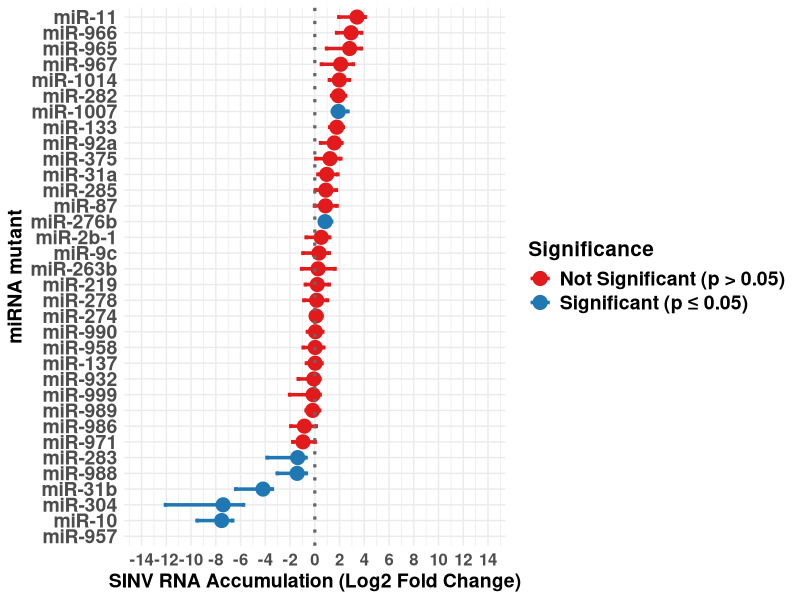
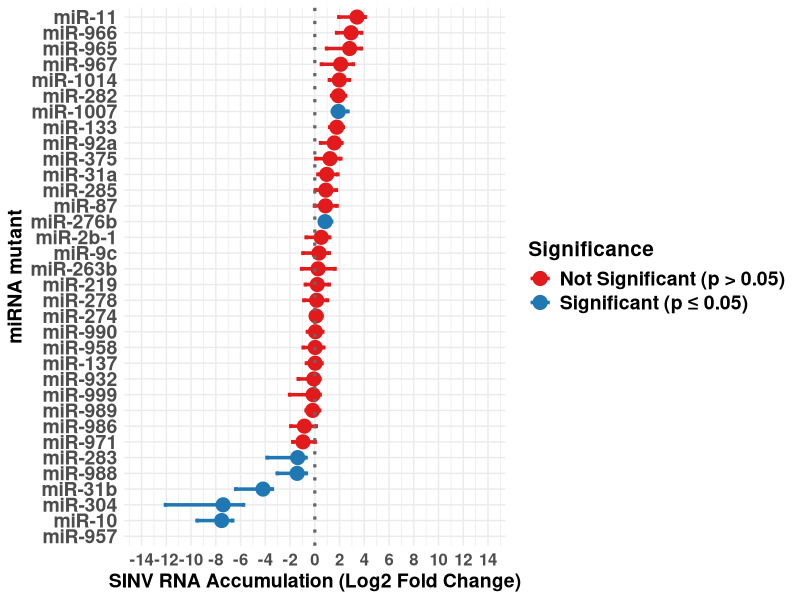

Reproduce these figures in R, in order.
# Script for Accumulation Analysis of SINV RNA Results

# Virus: Sindbis virus (isolate AR339) [RefSeq: OK539682.1]
# Concentration: 10E5 IU/mL
# Comparison: Control vs miRNA mutant
# Collection Time: 3-dpi
# Amplicon: 178 bp, targeting [RefSeq: JX682537.1]
# Fig. 3, Table S3

# Rationale
#  Determine whether miRNA mutant line changes SINV viral RNA accumulation compared to paired control.

# Approach
#  Differences in SINV viral RNA accumulation between miRNA mutant and control were analysed using Mean
#  Normalised Expression (MNE) and Paired T-Tests. MNE was calculated using the Q-Gene formula (1).
#  For each pairwise comparison between miRNA mutant and control, a Paired Two-tailed T-test was used.
#  Due to the screening nature of the dataset, we accounted for False Discovery using a Benjamini-Hochberg (BH)
#  correction (2-3). Confidence intervals for Log2FC were estimated by bootstrapping.

# References
# 1. Simon P. 2003. Q-Gene: processing quantitative real-time RT–PCR data. Bioinformatics 19:1439–1440.
# 2. Benjamini Y, Hochberg Y. Controlling the False Discovery Rate: A practical and powerful approach to multiple testing. J R Stat Soc Ser B Stat Methodol. 57:289-300.
# 3. Hooper R. 2025. To adjust, or not to adjust, for multiple comparisons. J Clin Epidemiol. 180:111688.

# Preparation
library(dplyr)
library(purrr)
library(ggplot2)

# Set seed for reproducibility of bootstrap sampling
set.seed(123)

# Load MNE data from CSV and ensure WT/MT are numeric
df <- read.csv("SINV/DATA.csv") %>%
  mutate(
    WT = as.numeric(WT),
    MT = as.numeric(MT)
  )

# Number of bootstrap resamples
B = 10000

# Function to compute bootstrap distribution of log2 fold change
bootstrap_log2fc <- function(wt, mt, B = B) {
  
  # Number of paired observations
  n <- length(wt)
  
  # Vector to store bootstrap estimates
  boot_vals <- numeric(B)
  
  # Bootstrap resampling loop
  for (i in seq_len(B)) {
    
    # Sample indices with replacement (paired bootstrap)
    idx <- sample(seq_len(n), size = n, replace = TRUE)
    
    # Resampled WT and MT values
    wt_b <- wt[idx]
    mt_b <- mt[idx]
    
    # Compute log2 fold change for bootstrap sample
    boot_vals[i] <- log2(mean(mt_b, na.rm = TRUE) /
                           mean(wt_b, na.rm = TRUE))
  }
  
  # Return full bootstrap distribution
  return(boot_vals)
}

# Main analysis: compute statistics per miRNA
final_results <- df %>%
  
  # Group data by miRNA
  group_by(miRNA) %>%
  
  summarise(
    
    # Mean expression in each group
    WT_mean = mean(WT, na.rm = TRUE),
    MT_mean = mean(MT, na.rm = TRUE),
    
    # Point estimate of log2 fold change
    log2FC = log2(MT_mean / WT_mean),
    
    # Paired t-test between WT and MT
    test = list(t.test(WT, MT, paired = TRUE)),
    
    # Bootstrap distribution of log2FC
    boot = list(bootstrap_log2fc(WT, MT, B = B)),
    
    .groups = "drop"
  ) %>%
  
  # Extract stats
  mutate(
    p_value = sapply(test, function(x) x$p.value),
    statistic = sapply(test, function(x) unname(x$statistic)),
    
    # Bootstrap 95% confidence intervals
    ci_low = sapply(boot, function(x) quantile(x, 0.025, na.rm = TRUE)),
    ci_high = sapply(boot, function(x) quantile(x, 0.975, na.rm = TRUE))
  ) %>%
  
  # Keep only final output columns
  select(
    miRNA,
    WT_mean,
    MT_mean,
    log2FC,
    ci_low,
    ci_high,
    statistic,
    p_value
  ) %>%
  
  # Multiple testing correction (Benjamini-Hochberg)
  mutate(
    p_adj_BH = p.adjust(p_value, method = "BH")
  )

# Save results to CSV file
write.csv(
  final_results,
  "Table S3. LOG2FC_SINV.csv",
  row.names = FALSE
)

# Print final results
print(final_results)

# Format miRNA as factor
final_results$miRNA <- as.factor(final_results$miRNA)

# Create significance column from adjusted p-value
final_results$signif <- ifelse(
  final_results$p_adj_BH <= 0.05,
  "Significant",
  "Not Significant"
)

# Order miRNAs by log2FC
ordered_miRNAs <- as.character(
  final_results$miRNA[order(final_results$log2FC)]
)

# Add extra miRNAs at bottom (no detectable signal cases)
extra_miRNAs <- c("miR-957")

# Set plotting order
final_results$miRNA <- factor(
  as.character(final_results$miRNA),
  levels = unique(c(extra_miRNAs, ordered_miRNAs))
)

# Reformat significance labels for plot
final_results$signif <- ifelse(
  final_results$signif == "Significant",
  "Significant (p ≤ 0.05)",
  "Not Significant (p > 0.05)"
)

# Plot limits
x_limits <- c(-14, 14)
x_breaks <- seq(-14, 14, by = 2)

# Plot Fig. 3
ggplot(final_results, aes(x = log2FC, y = miRNA, color = signif)) +
  
  geom_errorbarh(
    aes(xmin = ci_low, xmax = ci_high),
    height = 0.25, linewidth = 1.2
  ) +
  
  geom_point(size = 3.8, stroke = 1) +
  
  geom_vline(
    xintercept = 0,
    linetype = "dotted",
    color = "gray40",
    linewidth = 1.1
  ) +
  
  scale_color_manual(values = c(
    "Significant (p ≤ 0.05)" = "#1f78b4",
    "Not Significant (p > 0.05)" = "#e31a1c"
  )) +
  
  scale_x_continuous(limits = x_limits, breaks = x_breaks) +
  scale_y_discrete(drop = FALSE) +
  
  labs(
    x = "SINV RNA Accumulation (Log2 Fold Change)",
    y = "miRNA mutant",
    color = "Significance"
  ) +
  
  theme_minimal() +
  theme(
    axis.text.y = element_text(size = 14, face = "bold"),
    axis.text.x = element_text(size = 12, face = "bold"),
    axis.title   = element_text(size = 14, face = "bold"),
    legend.title = element_text(face = "bold", size = 15),
    legend.text  = element_text(face = "bold", size = 14)
  )

# Save Fig. 3
ggsave(
  filename = "Fig. 3.tiff",
  plot = last_plot(),
  device = "tiff",
  units = "px",
  width = 5000,
  height = 3000,
  dpi = 300,
  compression = "lzw"
)
